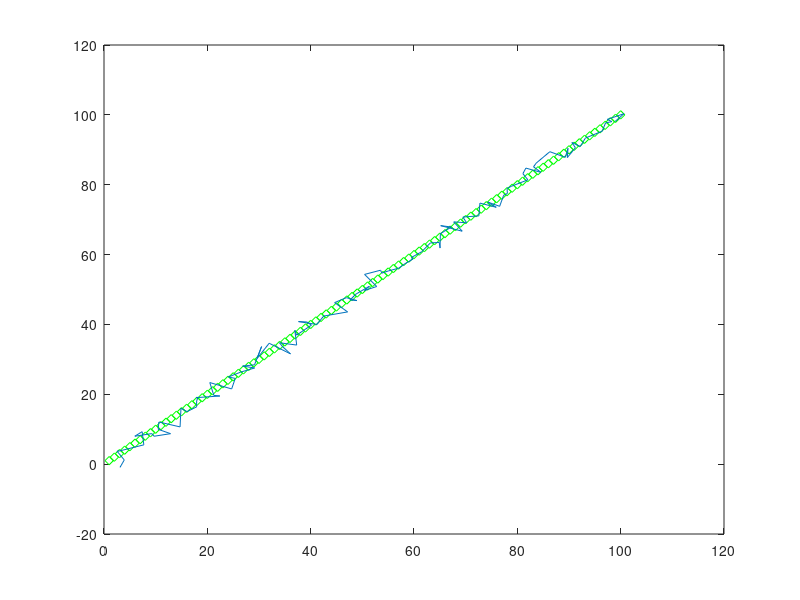

Here is the MATLAB script that generated this plot: (Note: this script raises an error after producing the figure.)
close all
x = [1:100];
y = [1:100];

std_noisy = 1.2;
x_noisy = x + randn(size(x))*std_noisy;
y_noisy = y + randn(size(y))*std_noisy;

figure
plot(x, y, 'gd');
hold on
plot(x_noisy, y_noisy)

error_noisy = sqrt((x_noisy-x).^2+(y_noisy-y).^2);

%figure
%cdfplot(error_noisy(:))

x_k = x_noisy(1);
y_k = y_noisy(1);
initialState = [x_k;0;y_k;0];
KF = trackingKF('MotionModel','2D Constant Velocity','State',initialState);

T  = 1.5;

pos = [x_noisy', y_noisy'];

figure
hold on
for k = 1:size(x_noisy,2)
    
    pstates(k,:) = predict(KF, T);
    cstates(k,:) = correct(KF, pos(k,:));
end

plot(pos(:,1),pos(:,2),'-k.', pstates(:,1),pstates(:,3),'-+', ...
    cstates(:,1),cstates(:,3),'-o')
xlabel('x [m]')
ylabel('y [m]')
grid
xt  = [x-2 pos(1,1)+0.1 pos(end,1)+0.1];
yt = [y pos(1,2) pos(end,2)];
hold on
plot(x, y, 'gd');

legend('Object position', 'Corrected position', 'GT')
%text(xt,yt,{'First measurement','First position','Last position'})

error_corr = sqrt((cstates(:,1)'-x).^2+(cstates(:,3)'-y).^2);
error_p = sqrt((pstates(:,1)'-x).^2+(pstates(:,3)'-y).^2);
figure
cdfplot(error_corr(:))
hold on
cdfplot(error_noisy(:))
cdfplot(error_p(:))
legend("Corr", "Noisy", "predicted")
